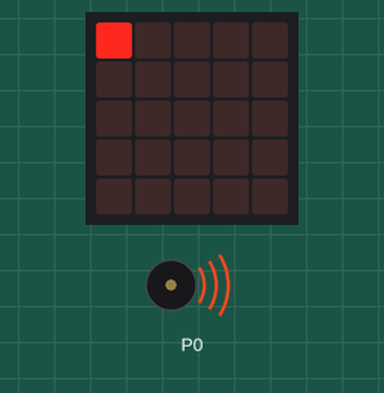
Recording of a program running on a simulated BBC micro:bit (MakeCode). Shown: the board's 5×5 LED display, buzzer (waves = sounding).

Above: at 0.1 s.
At 4.1 s:
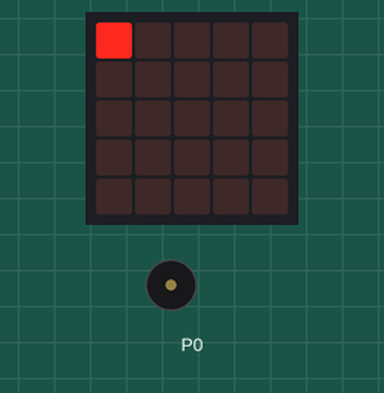
Timing chart, 0 to 5.6 s (numbered marks = the images above):
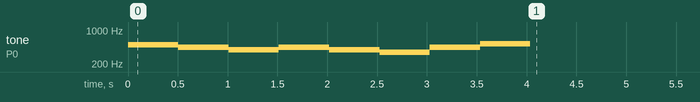

The program:

main.ts
```typescript
let vvv = 0
if (true) {
    led.plot(0, 0)
    music.play(music.stringPlayable("B A G A G F A C5 ", 120), music.PlaybackMode.UntilDone)
    vvv = 0
    radio.setGroup(1)
    radio.setTransmitSerialNumber(true)
} else {

}
basic.forever(function () {

})
```

test.ts
```typescript
// här hamnar tester och detta kompileras inte när det här paketet används som ett tillägg.
```
